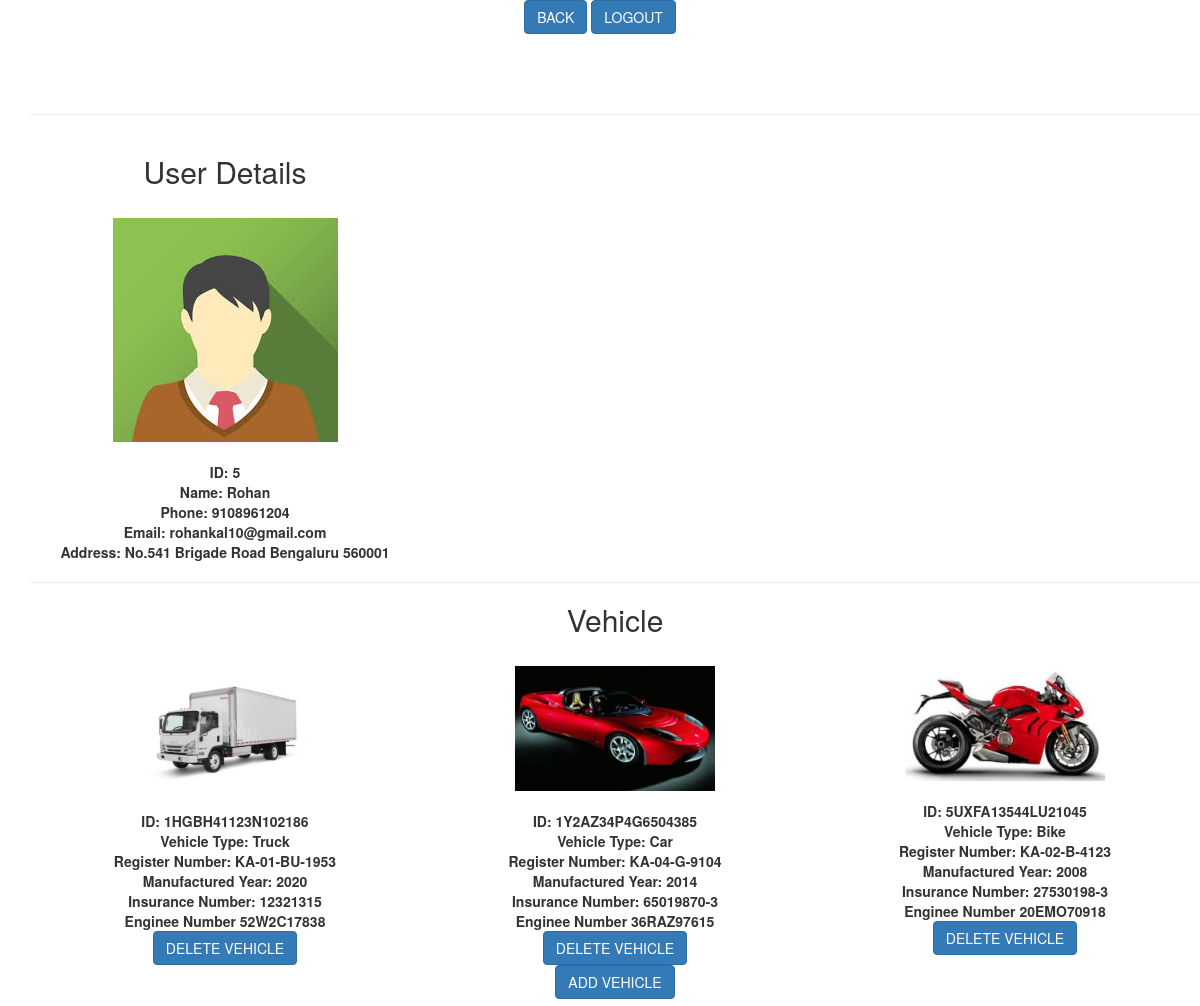
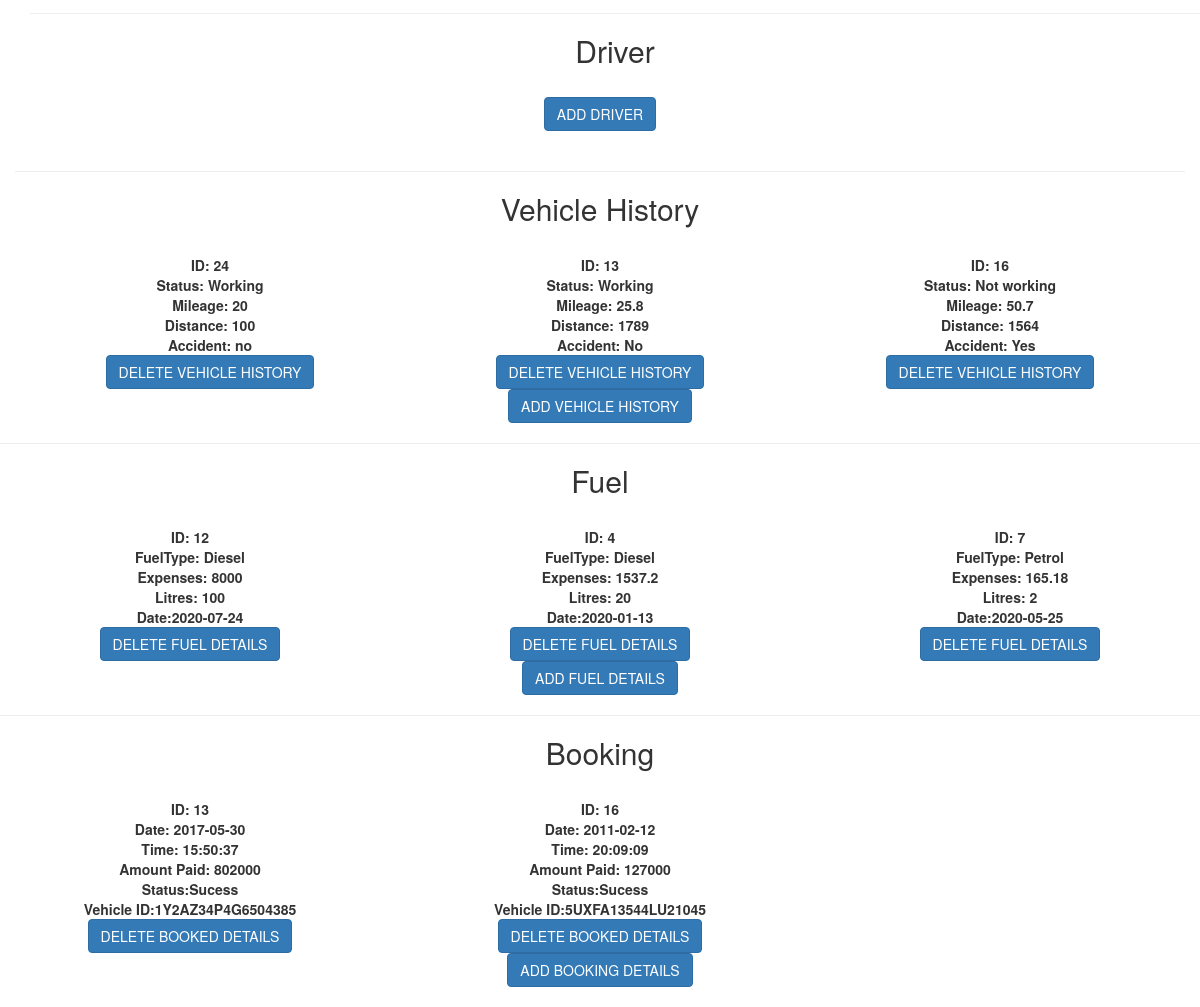
The app's page /fullreport.php (signed in) with its own data (2 pictures, top to bottom).
### tables this page shows
CREATE TABLE `user` (
  `User_id` int(10) NOT NULL,
  `Username` varchar(100) NOT NULL,
  `gender` varchar(10) NOT NULL,
  `u_img` varchar(100) NOT NULL,
  `Phone_no` bigint(10) NOT NULL,
  `email` varchar(50) NOT NULL,
  `House_no` int(5) DEFAULT NULL,
  `Street` varchar(100) DEFAULT NULL,
  `City` varchar(20) DEFAULT NULL,
  `Pincode` int(6) DEFAULT NULL,
  `password` varchar(255) DEFAULT NULL
);

CREATE TABLE `vehicle` (
  `V_id` varchar(20) NOT NULL,
  `v_img` varchar(100) NOT NULL,
  `V_model` varchar(20) NOT NULL,
  `V_type` varchar(10) NOT NULL,
  `V_reg_no` varchar(15) NOT NULL,
  `Mfg_year` int(4) NOT NULL,
  `Ins_no` varchar(15) NOT NULL,
  `Eng_no` varchar(20) NOT NULL,
  `V_user_id` int(10) NOT NULL
);

CREATE TABLE `vehicle_history` (
  `Veh_his_id` int(5) NOT NULL,
  `Status` varchar(20) NOT NULL,
  `Mileage` float NOT NULL,
  `Distance` int(5) DEFAULT NULL,
  `Accident` varchar(20) DEFAULT NULL,
  `v_id` varchar(20) NOT NULL
);

CREATE TABLE `fuel` (
  `F_id` int(5) NOT NULL,
  `F_type` varchar(10) NOT NULL,
  `Expenses` float NOT NULL,
  `Litres` float NOT NULL,
  `F_Date` date NOT NULL,
  `v_id` varchar(20) NOT NULL
);

CREATE TABLE `booked` (
  `B_id` int(5) NOT NULL,
  `Date` date NOT NULL,
  `Time` time NOT NULL,
  `Amt_paid` float NOT NULL,
  `Status` varchar(20) DEFAULT NULL,
  `B_veh_id` varchar(20) NOT NULL
);

### fullreport.php (the view, shortened to what this page needs)
<?php
     $connection= mysqli_connect("localhost","root","","project");
	 $user = strval($_SESSION['Email']);
     $sql1 = "SELECT * FROM user WHERE Email = '$user' " ;
     $userdetails= mysqli_query($connection,$sql1);
?>
<!DOCTYPE html>
<html lang="en">
<head>
   <link rel="stylesheet" href="https://maxcdn.bootstrapcdn.com/bootstrap/3.3.7/css/bootstrap.min.css">
</head>
<body style="background-color:white";>
<div class="container">
	<center>
                <div class="details">
                 <a href="report.php"><button class="btn btn-primary">BACK</button></a>
                 <a href="Logout.php"><button class="btn btn-primary">LOGOUT</button></a><br/><br/>
	 </div>
               </center>
  <br><br>
  <center>
<div class="container">
<div class="row">
<hr>
<div class="col-md-4">
                    <h2>User Details</h2>
                    <br>
                    <?php while($row = mysqli_fetch_assoc($userdetails)) {   ?>
                    <div class="card">
                    <img src= "<?php echo $row['u_img'] ?>" name ="pimg" alt="Avatar"  >
                    <br>
                    <br>
                    <b><?php echo "ID: ",$row['User_id']; ?></b> <br>
                    <b><?php echo "Name: ",$row['Username']; ?></b> <br>
                    <b><?php echo "Phone: ",$row['Phone_no']; ?></b> <br>
                    <b><?php echo "Email: ",$row['email'] ?></b> <br>
                    <b><?php echo "Address: No.", $row['House_no'];
                             echo $row['Street'];
                             echo $row['City'];
                             echo $row['Pincode'];?></b> <br>
                    </div>
                    <?php   } ?>
</div>
                    </div>
                    <div class="row">
                    <hr>
        <h2>Vehicle</h2>
                        <br>
                    <?php
                         $connection= mysqli_connect("localhost","root","","project");
                         $user = strval($_SESSION['Email']);
                         $sql1 = "SELECT * FROM user WHERE Email = '$user' " ;
                         $userdetails= mysqli_query($connection,$sql1);
                    ?>
                    <?php while($a1 =  mysqli_fetch_assoc($userdetails)){ ?>
                       <?php  $uid = $a1['User_id'];
                        $sql2 = "SELECT * FROM `vehicle` WHERE V_user_id = '$uid'";
                        $vehicle = mysqli_query($connection,$sql2);
                    while($row = mysqli_fetch_assoc($vehicle)) {  ?>
                     <div class="col-md-4">
                        <div class="card">
                    <img src= "<?php echo $row['v_img'] ?>" alt="Avatar" width = "200vh" >
                    <br>
                    <br>
                    <b><?php echo "ID: ",$row['V_id']; ?></b> <br>
                    <b><?php echo "Vehicle Type: ",$row['V_type']; ?></b> <br>
                    <b><?php echo "Register Number: ",$row['V_reg_no']; ?></b> <br>
                    <b><?php echo "Manufactured Year: ",$row['Mfg_year'] ?></b> <br>
                    <b><?php echo "Insurance Number: ", $row['Ins_no']; ?></b> <br>
                    <b><?php echo "Enginee Number ",$row['Eng_no']; ?></b> <br>
                    </div>
                    <form method="POST" action="deletevehicle.php">
                    <button type="submit" name="submit" class="btn btn-primary">DELETE VEHICLE</button>
                    </form>
                    </div>
                    <?php  } ?>
                    <?php } ?>
                </div>
                <form method="POST" action="vehicle.html">
                    <button type="submit" name="submit" class="btn btn-primary">ADD VEHICLE</button>
                    </form>
<div class="row">
<hr>
            <h2>Driver</h2>
            <br>
                  </div>
</div>
<form method="POST" action="driver.html">
                    <button type="submit" name="submit" class="btn btn-primary">ADD DRIVER</button>
                    </form>
<br>
<div class="row">
<hr>
<h2>Vehicle History</h2>
<br>
                    <?php
                        $connection= mysqli_connect("localhost","root","","project");
                        $user = strval($_SESSION['Email']);
                        $id = "SELECT * FROM `user` WHERE Email = '$user' ";
                        $r = mysqli_query($connection,$id);
                        $i =  mysqli_fetch_assoc($r);
                        $uid = $i['User_id'];
                        $vehicle = "SELECT * FROM `vehicle` WHERE V_user_id = '$uid'";
                        $r1 = mysqli_query($connection,$vehicle);
                    ?>
                    <?php while($vi = mysqli_fetch_assoc($r1)){
	                    $vid = $vi['V_id'];
                        $sql= "SELECT * FROM `vehicle_history` WHERE v_id = '$vid' ";
                        $vehiclehistory=mysqli_query($connection,$sql);
                        while($row = mysqli_fetch_assoc($vehiclehistory)) {  ?>
                   <div class="col-md-4">
                   <div class="card">
                    <b><?php echo "ID: ",$row['Veh_his_id']; ?></b> <br>
                    <b><?php echo "Status: ",$row['Status']; ?></b> <br>
                    <b><?php echo "Mileage: ",$row['Mileage']; ?></b> <br>
                    <b><?php echo "Distance: ",$row['Distance']; ?></b> <br>
                    <b><?php echo "Accident: ",$row['Accident'];?></b> <br>
                    </div>
                    <form method="POST" action="deletevehiclehistory.php">
                    <button type="submit" name="submit" class="btn btn-primary">DELETE VEHICLE HISTORY</button>
                    </form>
                    </div>
                   <?php  }  }?>
                   </div>
</div>
<center>
<form method="POST" action="veh_his.html">
                    <button type="submit" name="submit" class="btn btn-primary">ADD VEHICLE HISTORY</button>
                    </form></center>
<div class="row">
<hr>
                  <center><h2>Fuel</h2>
                  <br>
                    <?php
                        $connection= mysqli_connect("localhost","root","","project");
                        $user = strval($_SESSION['Email']);
                        $id = "SELECT * FROM `user` WHERE Email = '$user' ";
                        $r = mysqli_query($connection,$id);
                        $i =  mysqli_fetch_assoc($r);
                        $uid = $i['User_id'];
                        $s= "SELECT * FROM `vehicle` WHERE V_user_id = '$uid'";
                        $r1 = mysqli_query($connection,$s);
                    ?>
					<?php while( $fi =  mysqli_fetch_assoc($r1)){
	                $fid = $fi['V_id'];
                  $sql= "SELECT * FROM `fuel` WHERE v_id = '$fid' ";
                  $fuel=mysqli_query($connection,$sql);
                     while($row = mysqli_fetch_assoc($fuel)) {  ?>
                     <div class="col-md-4">
                    <div class="card">
                    <b><?php echo "ID: ",$row['F_id']; ?></b> <br>
                    <b><?php echo "FuelType: ",$row['F_type']; ?></b> <br>
                    <b><?php echo "Expenses: ",$row['Expenses']; ?></b> <br>
                    <b><?php echo "Litres: ",$row['Litres'] ?></b> <br>
                    <b><?php echo "Date:", $row['F_Date'];?></b> <br>
                    </div>
                    <form method="POST" action="deletefuel.php">
                    <button type="submit" name="submit" class="btn btn-primary">DELETE FUEL DETAILS</button>
                    </form>
                    </div>
                    <?php  } } ?>
</div>
<center>
<form method="POST" action="fuel.html">
                    <button type="submit" name="submit" class="btn btn-primary">ADD FUEL DETAILS</button>
                    </form></center>
<div class="row">
<hr>
<center><h2>Booking</h2>
                    <br>
					<?php
                        $connection= mysqli_connect("localhost","root","","project");
                        $user = strval($_SESSION['Email']);
                        $id = "SELECT * FROM `user` WHERE Email = '$user' ";
                        $r = mysqli_query($connection,$id);
                        $i =  mysqli_fetch_assoc($r);
                        $uid = $i['User_id'];
                        $s= "SELECT * FROM `vehicle` WHERE V_user_id = '$uid'";
                        $r1 = mysqli_query($connection,$s);
                    ?>
			<?php while($i1 =  mysqli_fetch_assoc($r1)){
	          $vid = $i1['V_id'];
                         $sql= "SELECT * FROM `booked` WHERE B_veh_id = '$vid' ";
                         $booking=mysqli_query($connection,$sql);
                    while($row = mysqli_fetch_assoc($booking)) {  ?>
                    <div class="col-md-4">
                    <div class="card">
                    <b><?php echo "ID: ",$row['B_id']; ?></b> <br>
                    <b><?php echo "Date: ",$row['Date']; ?></b> <br>
                    <b><?php echo "Time: ",$row['Time']; ?></b> <br>
                    <b><?php echo "Amount Paid: ",$row['Amt_paid'] ?></b> <br>
                    <b><?php echo "Status:", $row['Status'];?></b> <br>
					<b><?php echo "Vehicle ID:", $row['B_veh_id'];?></b> <br>
                    </div>
                    <form method="POST" action="deletebooked.php">
                    <button type="submit" name="submit" class="btn btn-primary">DELETE BOOKED DETAILS</button>
                    </form>
                    </div>
                    <?php }  } ?>
</div>
<center>
<form method="POST" action="booked.html">
                    <button type="submit" name="submit" class="btn btn-primary">ADD BOOKING DETAILS</button>
                    </form>
                    </center>
</div>  <br>
</body>
</html>

### records on screen
user: u_img (picture), User_id "5", Username "Rohan", Phone_no "9108961204", email "rohankal10@gmail.com", House_no "541", Street "Brigade Road", City "Bengaluru", Pincode "560001"
vehicle: v_img (picture), V_id "1HGBH41123N102186", V_type "Truck", V_reg_no "KA-01-BU-1953", Mfg_year "2020", Ins_no "12321315", Eng_no "52W2C17838"
vehicle: v_img (picture), V_id "1Y2AZ34P4G6504385", V_type "Car", V_reg_no "KA-04-G-9104", Mfg_year "2014", Ins_no "65019870-3", Eng_no "36RAZ97615"
vehicle: v_img (picture), V_id "5UXFA13544LU21045", V_type "Bike", V_reg_no "KA-02-B-4123", Mfg_year "2008", Ins_no "27530198-3", Eng_no "20EMO70918"
vehicle_history: Veh_his_id "24", Status "Working", Mileage "20", Distance "100", Accident "no"
vehicle_history: Veh_his_id "13", Status "Working", Mileage "25.8", Distance "1789", Accident "No"
vehicle_history: Veh_his_id "16", Status "Not working", Mileage "50.7", Distance "1564", Accident "Yes"
fuel: F_id "12", F_type "Diesel", Expenses "8000", Litres "100", F_Date "2020-07-24"
fuel: F_id "4", F_type "Diesel", Expenses "1537.2", Litres "20", F_Date "2020-01-13"
fuel: F_id "7", F_type "Petrol", Expenses "165.18", Litres "2", F_Date "2020-05-25"
booked: B_id "13", Date "2017-05-30", Time "15:50:37", Amt_paid "802000", Status "Sucess", B_veh "1Y2AZ34P4G6504385"
booked: B_id "16", Date "2011-02-12", Time "20:09:09", Amt_paid "127000", Status "Sucess", B_veh "5UXFA13544LU21045"
